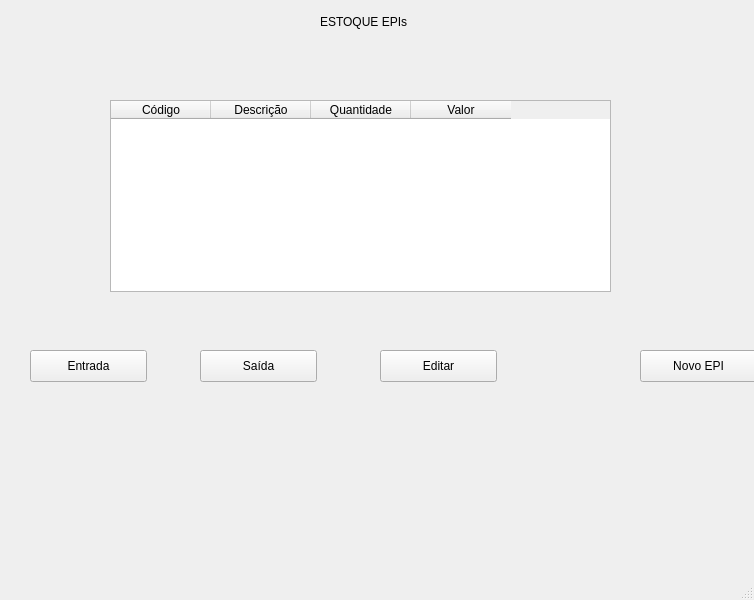
<?xml version="1.0" encoding="UTF-8"?>
<ui version="4.0">
 <class>MainWindow</class>
 <widget class="QMainWindow" name="MainWindow">
  <property name="geometry">
   <rect>
    <x>0</x>
    <y>0</y>
    <width>754</width>
    <height>600</height>
   </rect>
  </property>
  <property name="windowTitle">
   <string>MainWindow</string>
  </property>
  <widget class="QWidget" name="centralwidget">
   <widget class="QLabel" name="label">
    <property name="geometry">
     <rect>
      <x>320</x>
      <y>10</y>
      <width>150</width>
      <height>23</height>
     </rect>
    </property>
    <property name="text">
     <string>ESTOQUE EPIs</string>
    </property>
   </widget>
   <widget class="QTableWidget" name="tableWidget">
    <property name="geometry">
     <rect>
      <x>110</x>
      <y>100</y>
      <width>501</width>
      <height>192</height>
     </rect>
    </property>
    <column>
     <property name="text">
      <string>Código</string>
     </property>
    </column>
    <column>
     <property name="text">
      <string>Descrição</string>
     </property>
    </column>
    <column>
     <property name="text">
      <string>Quantidade</string>
     </property>
    </column>
    <column>
     <property name="text">
      <string>Valor</string>
     </property>
    </column>
   </widget>
   <widget class="QPushButton" name="pushButton">
    <property name="geometry">
     <rect>
      <x>30</x>
      <y>350</y>
      <width>117</width>
      <height>32</height>
     </rect>
    </property>
    <property name="text">
     <string>Entrada</string>
    </property>
   </widget>
   <widget class="QPushButton" name="pushButton_2_saida_epi">
    <property name="geometry">
     <rect>
      <x>200</x>
      <y>350</y>
      <width>117</width>
      <height>32</height>
     </rect>
    </property>
    <property name="text">
     <string>Saída</string>
    </property>
   </widget>
   <widget class="QPushButton" name="pushButton_3_editar_epi">
    <property name="geometry">
     <rect>
      <x>380</x>
      <y>350</y>
      <width>117</width>
      <height>32</height>
     </rect>
    </property>
    <property name="text">
     <string>Editar</string>
    </property>
   </widget>
   <widget class="QPushButton" name="pushButton_4_novo_epi">
    <property name="geometry">
     <rect>
      <x>640</x>
      <y>350</y>
      <width>117</width>
      <height>32</height>
     </rect>
    </property>
    <property name="text">
     <string>Novo EPI</string>
    </property>
   </widget>
  </widget>
  <widget class="QMenuBar" name="menubar">
   <property name="geometry">
    <rect>
     <x>0</x>
     <y>0</y>
     <width>754</width>
     <height>28</height>
    </rect>
   </property>
  </widget>
  <widget class="QStatusBar" name="statusbar"/>
 </widget>
 <resources/>
 <connections/>
</ui>
